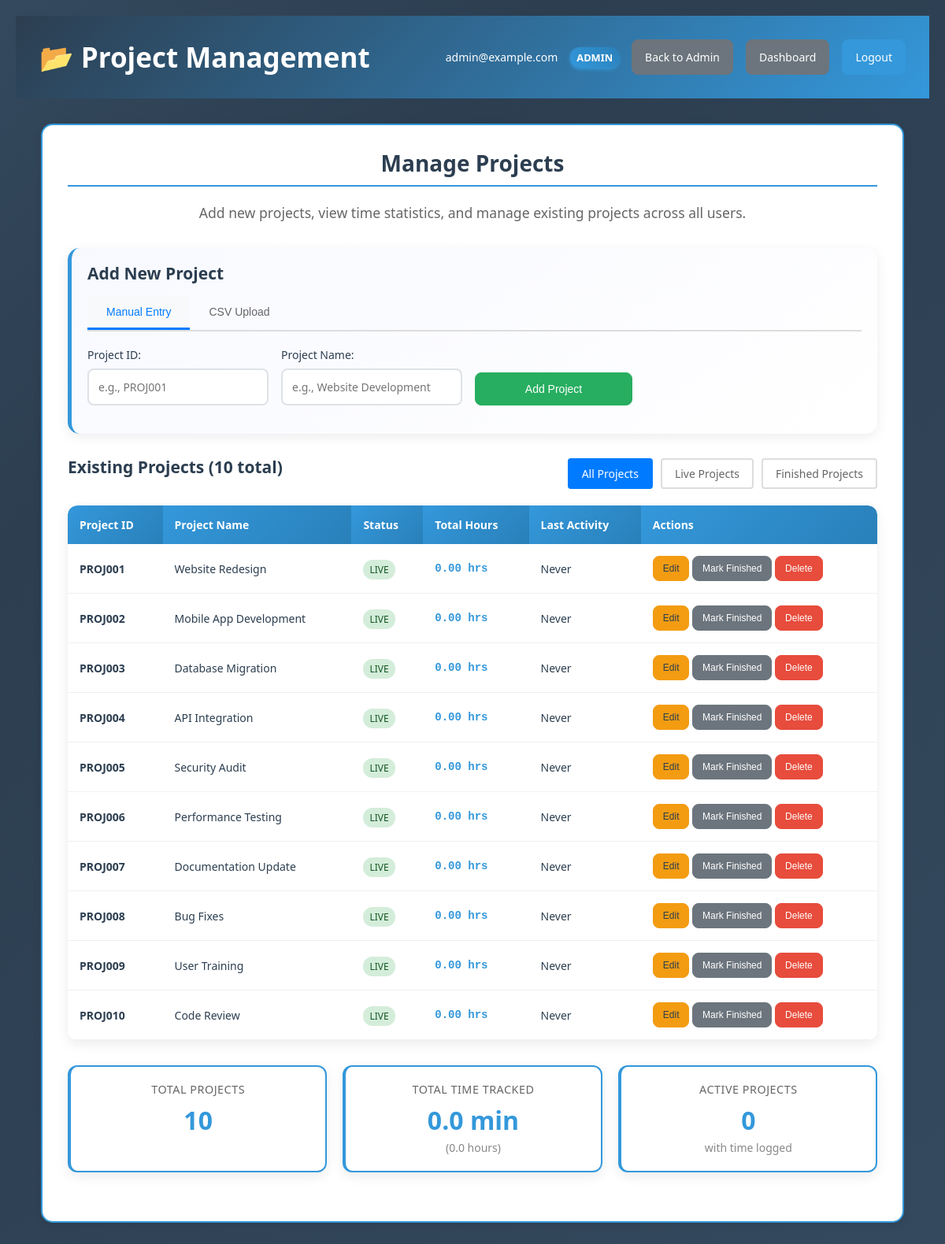
Screenshot of /admin/projects (signed in) with the database file from the repository.
### tables this page shows
CREATE TABLE users (
            id INTEGER PRIMARY KEY AUTOINCREMENT,
            email TEXT UNIQUE NOT NULL,
            password_hash TEXT NOT NULL,
            is_admin INTEGER DEFAULT 0,
            created_at TIMESTAMP DEFAULT CURRENT_TIMESTAMP,
            temp_password TEXT NULL,
            is_disabled INTEGER DEFAULT 0,
            microsoft_id TEXT NULL,
            display_name TEXT NULL,
            auth_method TEXT DEFAULT 'password',
            password_disabled INTEGER DEFAULT 0,
            totp_secret TEXT NULL,
            totp_enabled INTEGER DEFAULT 0,
            backup_codes TEXT NULL
        );

CREATE TABLE projects (
            id INTEGER PRIMARY KEY AUTOINCREMENT,
            project_id TEXT UNIQUE NOT NULL,
            project_name TEXT NOT NULL,
            status TEXT DEFAULT 'live' CHECK(status IN ('live', 'finished')),
            created_at TIMESTAMP DEFAULT CURRENT_TIMESTAMP,
            updated_at TIMESTAMP DEFAULT CURRENT_TIMESTAMP
        );

### app/blueprints/admin.py (the view)
@admin_bp.route('/projects')
@login_required
def project_management():
    if not current_user.is_admin:
        flash('Access denied. Admin privileges required.')
        return redirect(url_for('main.index'))
    status_filter = request.args.get('status', 'all')
    if status_filter not in ['all', 'live', 'finished']:
        status_filter = 'all'
    projects = ProjectService.get_projects_with_stats(status_filter)
    stats = ProjectService.get_project_statistics()
    return render_template('project_management.html',
                         projects=projects,
                         total_time_minutes=stats['total_time_minutes'],
                         active_projects=stats['active_projects'],
                         current_filter=status_filter)

### app/models/database.py (called while the page is built)
def get_db_connection():
    database_path = os.getenv('DATABASE', 'timesheet.db')
    conn = sqlite3.connect(database_path)
    conn.row_factory = sqlite3.Row
    return conn

### app/models/user.py (called while the page is built)
def init_login_manager(app):
    login_manager = LoginManager()
    login_manager.init_app(app)
    login_manager.login_view = 'auth.login'
    login_manager.login_message = 'Please log in to access this page.'
    @login_manager.user_loader
    def load_user(user_id):
        from .database import get_db_connection
        conn = get_db_connection()
        try:
            user = conn.execute('''
                SELECT id, email, is_admin, totp_enabled FROM users WHERE id = ?
            ''', (user_id,)).fetchone()
            if user:
                return User(
                    user['id'],
                    user['email'],
                    bool(user['is_admin']),
                    bool(user['totp_enabled'] if 'totp_enabled' in user.keys() else False)
                )
            return None
        finally:
            conn.close()
    return login_manager

### app/services/project_service.py (called while the page is built)
    @staticmethod
    def get_project_statistics():
        conn = get_db_connection()
        try:
            stats = conn.execute('''
                SELECT
                    COUNT(DISTINCT p.project_id) as total_projects,
                    COALESCE(SUM(t.total_minutes), 0) as total_time_minutes,
                    COUNT(DISTINCT CASE WHEN t.total_minutes > 0 THEN p.project_id END) as active_projects
                FROM projects p
                LEFT JOIN timesheet t ON p.project_id = t.project_id
            ''').fetchone()
            return {
                'total_projects': stats['total_projects'],
                'total_time_minutes': stats['total_time_minutes'] or 0,
                'active_projects': stats['active_projects'] or 0
            }
        finally:
            conn.close()

### templates/project_management.html (shortened to what this page needs)
<!DOCTYPE html>
<html lang="en">
<head>
    <link rel="stylesheet" href="{{ url_for('static', filename='guerrilla-t.css') }}">
    <link rel="stylesheet" href="{{ url_for('admin.custom_css') }}">
</head>
<body class="admin-page">
    <div class="header">
        <h1>📂 Project Management</h1>
        <div class="user-info">
            <span>{{ current_user.email }}</span>
            <span class="admin-badge">ADMIN</span>
            <a href="{{ url_for('admin.admin_panel') }}" class="btn btn-secondary">Back to Admin</a>
            <a href="{{ url_for('main.index') }}" class="btn btn-secondary">Dashboard</a>
            <a href="{{ url_for('auth.logout') }}" class="btn btn-primary">Logout</a>
        </div>
    </div>
    <div class="admin-container">
        <div class="admin-content-box">
            <div class="section-header">
                <h2>Manage Projects</h2>
                <p>Add new projects, view time statistics, and manage existing projects across all users.</p>
            </div>
            <div class="add-project-section">
                <h3>Add New Project</h3>
                <div class="tab-navigation">
                    <button class="tab-button active" onclick="showTab('manual')">Manual Entry</button>
                    <button class="tab-button" onclick="showTab('upload')">CSV Upload</button>
                </div>
                <div id="manual-tab" class="tab-content active">
                    <form class="project-form" method="POST" action="{{ url_for('admin.add_project') }}">
                        <div class="form-group">
                            <label for="project_id">Project ID:</label>
                            <input type="text" id="project_id" name="project_id" required
                                   placeholder="e.g., PROJ001" maxlength="20">
                        </div>
                        <div class="form-group">
                            <label for="project_name">Project Name:</label>
                            <input type="text" id="project_name" name="project_name" required
                                   placeholder="e.g., Website Development" maxlength="100">
                        </div>
                        <div class="form-group form-button-group">
                            <button type="submit" class="btn btn-success">Add Project</button>
                        </div>
                    </form>
                </div>
            </div>
            <div class="projects-list-section">
                <div class="filter-controls">
                    <h3>Existing Projects ({{ projects|length }} total)</h3>
                    <div class="filter-buttons">
                        <a href="{{ url_for('admin.project_management', status='all') }}"
                           class="btn btn-filter {{ 'active' if current_filter == 'all' else '' }}">
                            All Projects
                        </a>
                        <a href="{{ url_for('admin.project_management', status='live') }}"
                           class="btn btn-filter {{ 'active' if current_filter == 'live' else '' }}">
                            Live Projects
                        </a>
                        <a href="{{ url_for('admin.project_management', status='finished') }}"
                           class="btn btn-filter {{ 'active' if current_filter == 'finished' else '' }}">
                            Finished Projects
                        </a>
                    </div>
                </div>
                {% if projects %}
                <div class="projects-table-container">
                    <table class="projects-table">
                        <thead>
                            <tr>
                                <th>Project ID</th>
                                <th>Project Name</th>
                                <th>Status</th>
                                <th>Total Hours</th>
                                <th>Last Activity</th>
                                <th>Actions</th>
                            </tr>
                        </thead>
                        <tbody>
                            {% for project in projects %}
                            <tr id="project-{{ project.project_id }}" class="project-row {{ project.status }}">
                                <td><strong>{{ project.project_id }}</strong></td>
                                <td>{{ project.project_name }}</td>
                                <td>
                                    <span class="status-badge status-{{ project.status }}">
                                        {{ project.status|title }}
                                    </span>
                                </td>
                                <td class="time-hours">{{ "%.2f"|format(project.total_minutes / 60) }} hrs</td>
                                <td>{{ project.last_activity.strftime('%Y-%m-%d %H:%M') if project.last_activity else 'Never' }}</td>
                                <td class="actions">
                                    <button class="btn btn-warning btn-sm" onclick="editProject('{{ project.project_id }}', '{{ project.project_name }}')">
                                        Edit
                                    </button>
                                    {% if project.status == 'live' %}
                                    <button class="btn btn-secondary btn-sm" onclick="updateStatus('{{ project.project_id }}', 'finished')">
                                        Mark Finished
                                    </button>
                                    {% else %}
                                    <button class="btn btn-success btn-sm" onclick="updateStatus('{{ project.project_id }}', 'live')">
                                        Mark Live
                                    </button>
                                    {% endif %}
                                    <button class="btn btn-danger btn-sm" onclick="deleteProject('{{ project.project_id }}', {{ project.total_minutes }})">
                                        Delete
                                    </button>
                                </td>
                            </tr>
                            {% endfor %}
                        </tbody>
                    </table>
                </div>
                <div class="project-stats">
                    <div class="stat-card">
                        <h4>Total Projects</h4>
                        <div class="stat-number">{{ projects|length }}</div>
                    </div>
                    <div class="stat-card">
                        <h4>Total Time Tracked</h4>
                        <div class="stat-number">{{ "%.1f"|format(total_time_minutes) }} min</div>
                        <div class="stat-detail">({{ "%.1f"|format(total_time_minutes / 60) }} hours)</div>
                    </div>
                    <div class="stat-card">
                        <h4>Active Projects</h4>
                        <div class="stat-number">{{ active_projects }}</div>
                        <div class="stat-detail">with time logged</div>
                    </div>
                </div>
                {% else %}
                <div class="no-projects-message">
                    <h4>No projects found</h4>
                    <p>Start by adding your first project using the form above.</p>
                </div>
                {% endif %}
            </div>
        </div>
    </div>
</body>
</html>

### templates/project_management.html (style rules this page uses)
.tab-navigation { display: flex; border-bottom: 2px solid #ddd; margin-bottom: 20px; }
.tab-button { background: none; border: none; padding: 12px 24px; cursor: pointer; font-size: 14px; font-weight: 500; color: #666; border-bottom: 3px solid transparent; transition: all 0.3s ease; }
.tab-button.active { color: #007bff; border-bottom-color: #007bff; background-color: #f8f9fa; }
.tab-content { display: none; }
.tab-content.active { display: block; }
.filter-controls { display: flex; justify-content: space-between; align-items: center; margin-bottom: 20px; flex-wrap: wrap; gap: 10px; }
.filter-buttons { display: flex; gap: 10px; }
.btn-filter { padding: 8px 16px; border: 2px solid #ddd; background-color: #fff; color: #666; text-decoration: none; border-radius: 4px; font-size: 14px; transition: all 0.3s ease; }
.btn-filter.active { background-color: #007bff; color: white; border-color: #007bff; }
.status-badge { padding: 4px 8px; border-radius: 12px; font-size: 12px; font-weight: 500; text-transform: uppercase; }
.status-live { background-color: #d4edda; color: #155724; }
.project-row.live { background-color: #fff; }

### rows the page displays
users: email "admin@example.com"
projects: project_id "PROJ001", project_name "Website Redesign", status "LIVE", total_minutes "0.00", last_activity "Never"
projects: project_id "PROJ002", project_name "Mobile App Development", status "LIVE", total_minutes "0.00", last_activity "Never"
projects: project_id "PROJ003", project_name "Database Migration", status "LIVE", total_minutes "0.00", last_activity "Never"
projects: project_id "PROJ004", project_name "API Integration", status "LIVE", total_minutes "0.00", last_activity "Never"
projects: project_id "PROJ005", project_name "Security Audit", status "LIVE", total_minutes "0.00", last_activity "Never"
projects: project_id "PROJ006", project_name "Performance Testing", status "LIVE", total_minutes "0.00", last_activity "Never"
projects: project_id "PROJ007", project_name "Documentation Update", status "LIVE", total_minutes "0.00", last_activity "Never"
projects: project_id "PROJ008", project_name "Bug Fixes", status "LIVE", total_minutes "0.00", last_activity "Never"
projects: project_id "PROJ009", project_name "User Training", status "LIVE", total_minutes "0.00", last_activity "Never"
projects: project_id "PROJ010", project_name "Code Review", status "LIVE", total_minutes "0.00", last_activity "Never"

### other values shown
{{ projects|length }} "10"
{{ "%.1f"|format(total_time_minutes) }} "0.0"
{{ "%.1f"|format(total_time_minutes / 60) }} "0.0"
{{ active_projects }} "0"
